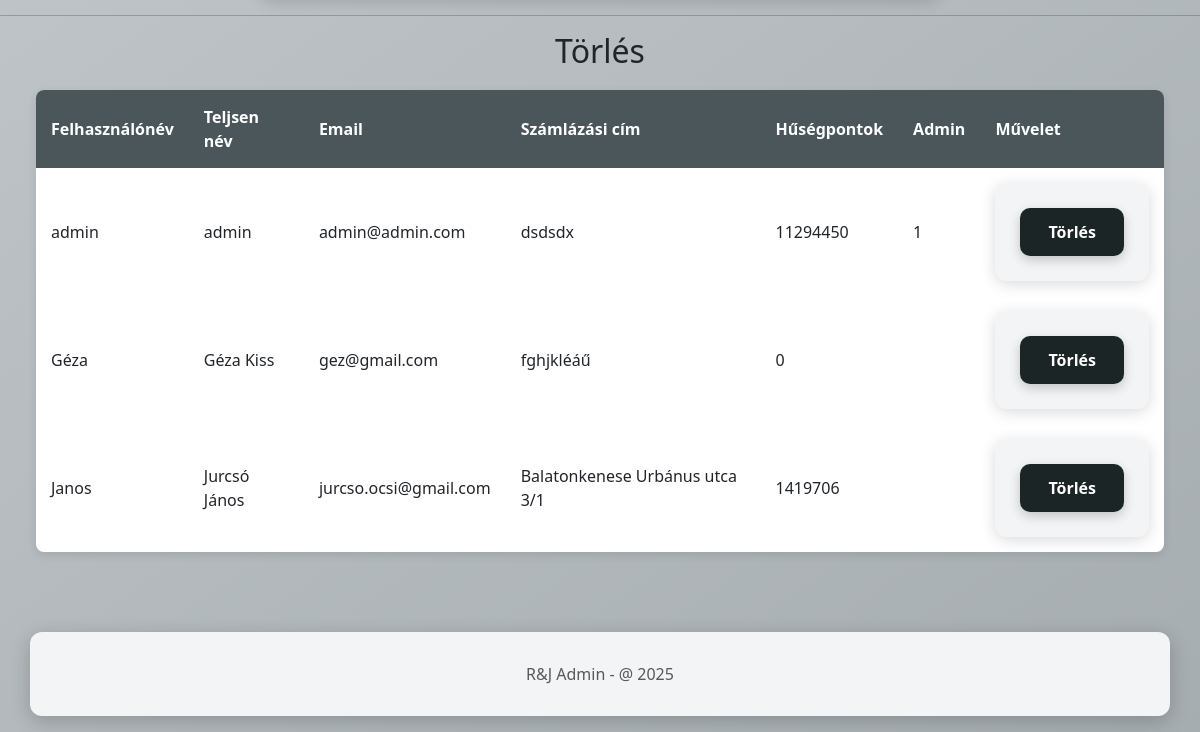
Before: /admin/php/admin_jogosultsag.php (lower part) with the older database file.
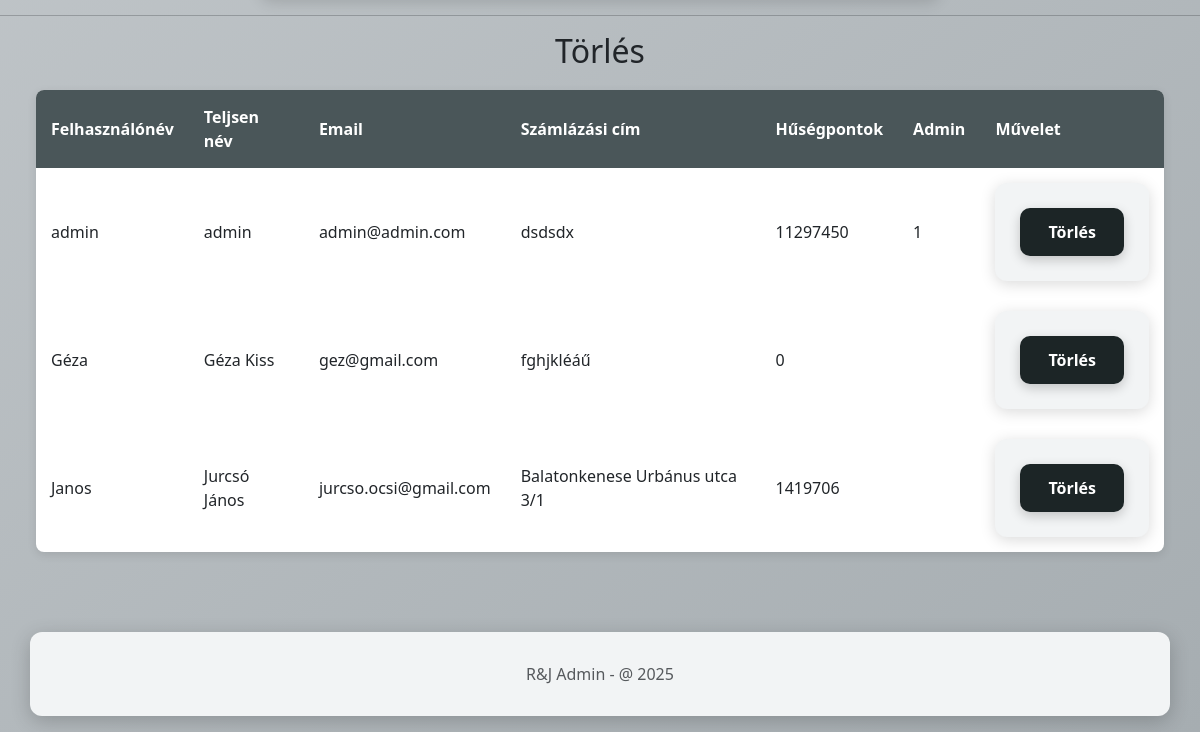
After: the same page with the newer database file.
### tables this page shows
CREATE TABLE `felhasznalo` (
  `felhasznalo_nev` varchar(255) NOT NULL,
  `nev` varchar(255) DEFAULT NULL,
  `emailcim` varchar(255) DEFAULT NULL,
  `jogositvany_kiallitasDatum` datetime DEFAULT NULL,
  `szamlazasi_cim` varchar(255) DEFAULT NULL,
  `jelszo` varchar(255) DEFAULT NULL,
  `admin` tinyint(1) DEFAULT NULL,
  `Telefonszám` varchar(16) NOT NULL,
  `husegpontok` int(11) DEFAULT 0
);

### admin/php/adatLekeres.php (called while the page is built)
<?php
    function adatokLekerese($muvelet) {
        $db = new mysqli ('localhost', 'root', '', 'autoberles');
        if ($db->connect_errno == 0 ) {
            $eredmeny = $db->query($muvelet);
            if ($db->errno == 0) {
                if ($eredmeny->num_rows != 0) {
                    return $adatok = $eredmeny->fetch_all(MYSQLI_ASSOC);
                }
                else {
                    return 'Nincs találat!';
                }
            }
            return $db->error;
        }
        else {
            return $db->connect_error;
        }
    }
?>

### admin/php/admin_jogosultsag.php (the view, shortened to what this page needs)
<?php
include "./adatLekeres.php";
?>
<!DOCTYPE html>
<html lang="en">
<head>
    <link rel="stylesheet" href="../../css/style.css">
    <link rel="stylesheet" href="../../css/admin.css">
    <link href="https://cdn.jsdelivr.net/npm/bootstrap@5.3.3/dist/css/bootstrap.min.css" rel="stylesheet">
</head>
<body>
    <hr>
    <div class="jogosultsagok">
        <h2>Törlés</h2>
        <div class="table-container">
            <?php
                $felhasznalok_listazasa_sql = "SELECT felhasznalo.felhasznalo_nev, felhasznalo.nev, felhasznalo.emailcim, felhasznalo.szamlazasi_cim,
                                                felhasznalo.husegpontok, felhasznalo.admin FROM felhasznalo;";
                $felhasznalok_listazasa = adatokLekerese($felhasznalok_listazasa_sql);
                echo '<table><tr><th>Felhasználónév</th><th>Teljsen név</th><th>Email</th><th>Számlázási cím</th><th>Hűségpontok</th><th>Admin</th><th>Művelet</th></tr>';
                if(is_array($felhasznalok_listazasa)){
                    foreach ($felhasznalok_listazasa as $f) {
                        echo '<tr><td>' . $f['felhasznalo_nev'] . '</td>';
                        echo '<td>' . $f['nev'] . '</td>';
                        echo '<td>' . $f['emailcim'] . '</td>';
                        echo '<td>' . $f['szamlazasi_cim'] . '</td>';
                        echo '<td>' . $f['husegpontok'] . '</td>';
                        echo '<td>' . $f['admin'] . '</td>';
                        echo '<td><form method="post">
                                    <input type="hidden" name="felhasznalo_nev" value="' . $f['felhasznalo_nev'] . '">
                                    <button type="submit" name="delete_felhasznalo" class="torles_button">Törlés</button>
                            </form></td></tr>';
                    }
                }
                else{
                    echo '<tr><td colspan="10">Nincs felhasználó rögzítve az adatbázisban.</td></tr>';
                }
                echo '</table>';
            ?>
        </div>
    </div>
    <footer class="container mt-5 mb-3 text-center text-muted">
        R&J Admin - @ <?=date('Y') ?>
    </footer>
</body>
</html>

Changed rows visible on the page:
changed felhasznalo "admin": husegpontok "11294450" → "11297450"
